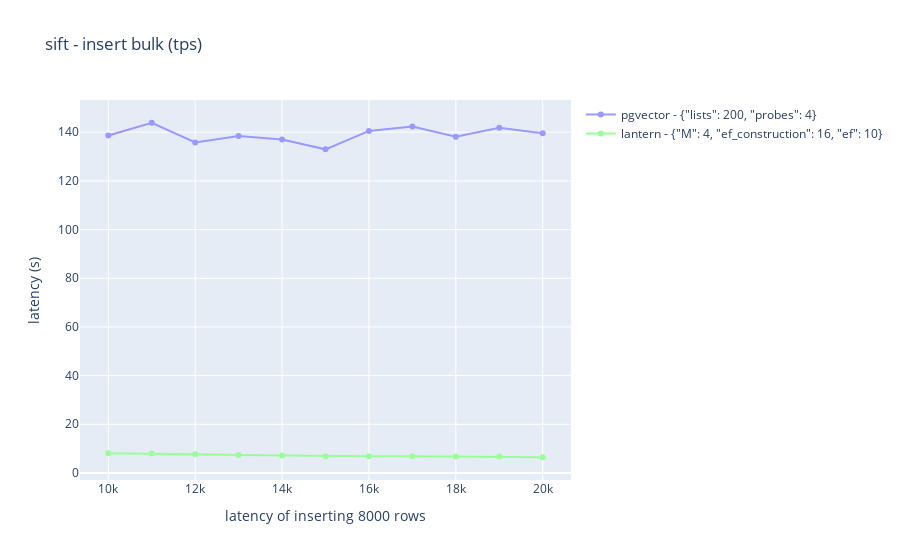
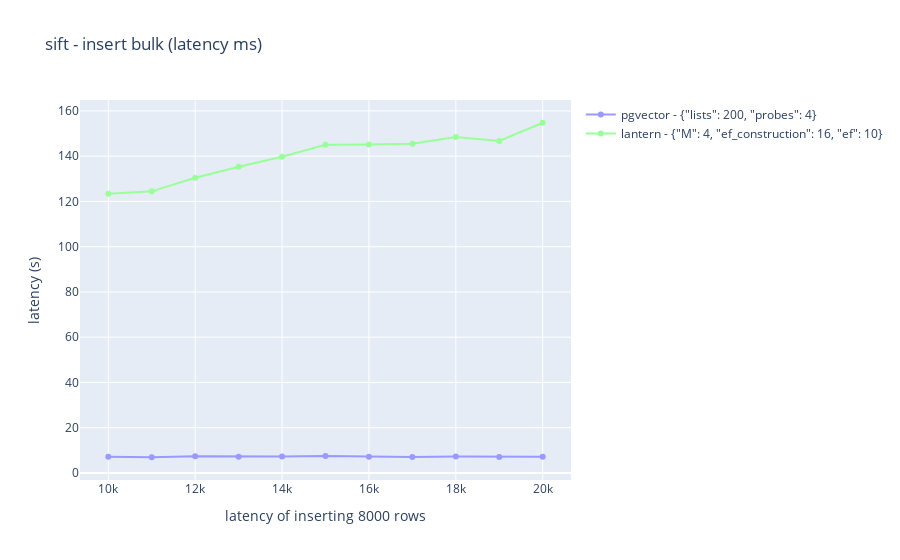

The code cell stored with these charts, in order, in its notebook:
### Code cell
from insert_bulk_experiment import plot_results

plot_results('sift')

### Figure 1 — Plotly figure (JSON) as saved in the notebook; plotly's stock layout.template omitted (floating-point values rounded to 4 significant figures)
{"data": [{"marker": {"color": "rgb(153,153,255)"}, "mode": "lines+markers", "name": "pgvector - {\"lists\": 200, \"probes\": 4}", "type": "scatter", "x": [10000, 11000, 12000, 13000, 14000, 15000, 16000, 17000, 18000, 19000, 20000], "y": [138.6, 143.9, 135.8, 138.4, 137.0, 133.0, 140.5, 142.3, 138.2, 141.8, 139.5]}, {"marker": {"color": "rgb(153,255,153)"}, "mode": "lines+markers", "name": "lantern - {\"M\": 4, \"ef_construction\": 16, \"ef\": 10}", "type": "scatter", "x": [10000, 11000, 12000, 13000, 14000, 15000, 16000, 17000, 18000, 19000, 20000], "y": [8.104, 8.035, 7.664, 7.39, 7.156, 6.894, 6.888, 6.874, 6.735, 6.817, 6.462]}], "layout": {"autosize": true, "title": {"text": "sift - insert bulk (tps)"}, "xaxis": {"autorange": true, "range": [9368.0, 20630.0], "title": {"text": "latency of inserting 8000 rows"}, "type": "linear"}, "yaxis": {"autorange": true, "range": [-4.878, 155.2], "title": {"text": "latency (s)"}, "type": "linear"}}}

### Figure 2 — Plotly figure (JSON) as saved in the notebook; plotly's stock layout.template omitted (floating-point values rounded to 4 significant figures)
{"data": [{"marker": {"color": "rgb(153,153,255)"}, "mode": "lines+markers", "name": "pgvector - {\"lists\": 200, \"probes\": 4}", "type": "scatter", "x": [10000, 11000, 12000, 13000, 14000, 15000, 16000, 17000, 18000, 19000, 20000], "y": [7.213, 6.95, 7.363, 7.224, 7.302, 7.521, 7.116, 7.026, 7.237, 7.051, 7.166]}, {"marker": {"color": "rgb(153,255,153)"}, "mode": "lines+markers", "name": "lantern - {\"M\": 4, \"ef_construction\": 16, \"ef\": 10}", "type": "scatter", "x": [10000, 11000, 12000, 13000, 14000, 15000, 16000, 17000, 18000, 19000, 20000], "y": [123.4, 124.5, 130.5, 135.3, 139.7, 145.0, 145.2, 145.5, 148.5, 146.7, 154.8]}], "layout": {"autosize": true, "title": {"text": "sift - insert bulk (latency ms)"}, "xaxis": {"autorange": true, "range": [9368.0, 20630.0], "title": {"text": "latency of inserting 8000 rows"}, "type": "linear"}, "yaxis": {"autorange": true, "range": [-5.248, 167.0], "title": {"text": "latency (s)"}, "type": "linear"}}}
